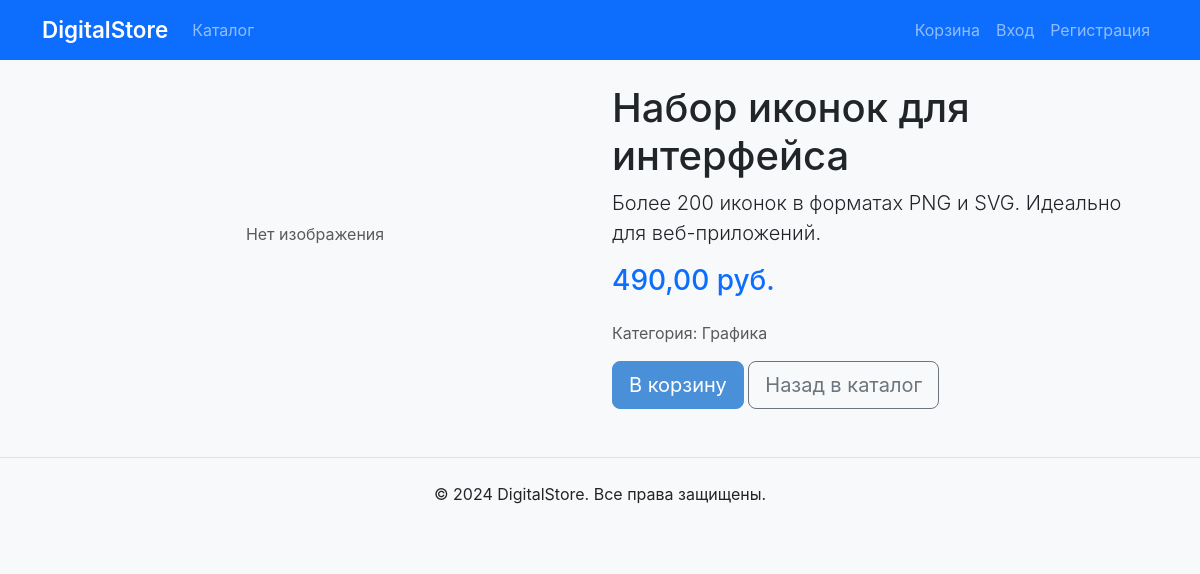
Page /nabor-ikonok-dlya-interfeysa/ on the committed database.
### products/models.py (models this page shows, shortened)
class Product(models.Model):
    title = models.CharField(max_length=200)
    slug = models.SlugField(unique=True)
    description = models.TextField()
    price = models.DecimalField(max_digits=10, decimal_places=2)
    category = models.ForeignKey(Category, on_delete=models.CASCADE, related_name='products')
    preview_image = models.ImageField(upload_to='products/previews/', blank=True, null=True)
    digital_file = models.FileField(upload_to='products/files/', blank=True, null=True)
    created_at = models.DateTimeField(auto_now_add=True)
    updated_at = models.DateTimeField(auto_now=True)
    is_active = models.BooleanField(default=True)
    class Meta:
        ordering = ['-created_at']

class Category(models.Model):
    name = models.CharField(max_length=200)
    slug = models.SlugField(unique=True)
    description = models.TextField(blank=True)
    created_at = models.DateTimeField(auto_now_add=True)
    class Meta:
        ordering = ['name']
        verbose_name_plural = 'Categories'

### products/views.py (the view)
# urls.py: path('<slug:slug>/', views.ProductDetailView.as_view(), name='product_detail'),
class ProductDetailView(DetailView):
    model = Product
    template_name = 'products/product_detail.html'
    context_object_name = 'product'
    def get_queryset(self):
        return Product.objects.filter(is_active=True)
    def get_context_data(self, **kwargs):
        context = super().get_context_data(**kwargs)
        context['related_products'] = Product.objects.filter(
            category=self.object.category, is_active=True
        ).exclude(id=self.object.id)[:4]
        return context

### cart/cart.py (called while the page is built)
    def __len__(self):
        return sum(item['quantity'] for item in self.cart.values())

### cart/context_processors.py (called while the page is built)
def cart_processor(request):
    cart = Cart(request)
    return {'cart': cart, 'cart_count': len(cart)}

### templates/products/product_detail.html (shortened to what this page needs)
{% extends 'base.html' %}
{% block content %}
<div class="row">
    <div class="col-md-6">
        {% if product.preview_image %}
            <img src="{{ product.preview_image.url }}" class="img-fluid rounded" alt="{{ product.title }}">
        {% else %}
            <div class="bg-light rounded d-flex align-items-center justify-content-center" style="height: 300px;">
                <span class="text-muted">Нет изображения</span>
            </div>
        {% endif %}
    </div>
    <div class="col-md-6">
        <h1>{{ product.title }}</h1>
        <p class="lead">{{ product.description }}</p>
        <h3 class="text-primary mb-4">{{ product.price }} руб.</h3>
        <p class="text-muted">Категория: {{ product.category.name }}</p>
        <button onclick="addToCart({{ product.id }})" class="btn btn-primary btn-lg">В корзину</button>
        <a href="{% url 'catalog' %}" class="btn btn-outline-secondary btn-lg">Назад в каталог</a>
    </div>
</div>
{% endblock %}

### static/css/style.css (style rules this page uses)
body { background-color: #f8f9fa; font-family: -apple-system, BlinkMacSystemFont, "Segoe UI", Roboto, "Helvetica Neue", Arial, sans-serif; }
.btn-primary { background-color: #4A90D9; border-color: #4A90D9; }

### rows in the picture
Product: title "Набор иконок для интерфейса", description "Более 200 иконок в форматах PNG и SVG. Идеально для веб-приложений.", price "490,00", category.name "Графика"
